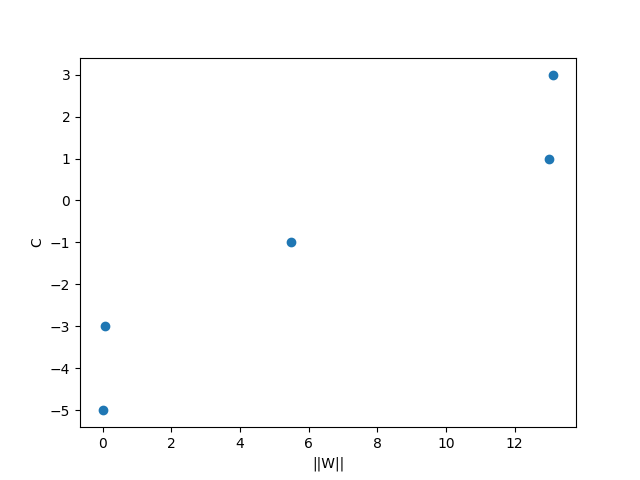

Here is the Python script that generated this plot:
from sklearn import svm
from sklearn.svm import SVC  
import numpy as np
import math
from matplotlib import pyplot as plt

filename = 'training.txt'

def readin_data():
  data = []
  datay = []
  with open(filename) as file:
    lines = [line.split() for line in file]
    for i in lines:
      data.append([float(i[1]) , float(i[2])])
      datay.append(float(i[0]))

  return data , datay

def my_kernel(X, Y):
  return np.dot(X, Y.transpose())

def picking_data(data , need_value):
  label = []
  for i in data:
    if i != need_value:
      label.append(-1)
    else:
      label.append(1)
  return label


data , datay = readin_data()
label = picking_data(datay , 0)
C_value = [-5 , -3 , -1 , 1 , 3]
W = []
SVs = []
for i in C_value:
  clf = svm.SVC(kernel='linear' , C=10**i)
  clf.fit(data, label)  

  counter = [0 , 0]
  SVs = clf.support_vectors_

  for j in range(len(SVs)):
#    print clf.dual_coef_[0][j] , clf.support_vectors_[j]
    counter += clf.dual_coef_[0][j] * clf.support_vectors_[j]
  W.append(math.sqrt(counter[0]**2 + counter[1]**2))

  print 'C:' , i

  print 'SVs: ' , SVs

  print 'y*alpha: ' , clf.dual_coef_

  print 'W: ' , W[-1]



plt.scatter(W , C_value)
plt.xlabel('||W||')
plt.ylabel('C')
plt.show()
